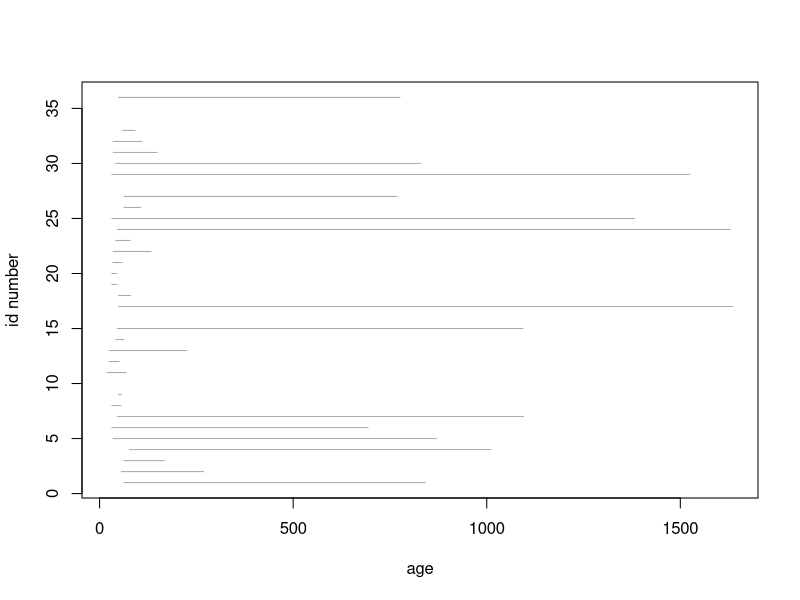

Source code (R): (Note: this script raises an error after producing the figure.)
#' ---
#' title: "Crane Survival Analysis" 
#' output: html_document
#' ---
#' 
#' Load libraries
#+ warning=FALSE, message=FALSE
library(KMsurv)
library(survival)
library(gtools)
library(Epi)
library(coda)
library(splines)
library(arm)
library(boot)
library(dplyr)

#' Read in data
colt.dat<-read.csv("raw_data/fates_table.csv")

#' Check fates to make sure that data are entered correctly.
#' Note: there were 4 individuals that died or were censored on the same day 
#' they were captured
colt.dat %>% filter(age_at_fate_days <= Cap.age.days)

#' Change the age_at_fate_days for these individuals so that they die mid-way
#' through the day
colt.dat$age_at_fate_days<-with(colt.dat, ifelse(age_at_fate_days <= Cap.age.days, 
                                  age_at_fate_days + 0.5, age_at_fate_days))

#' ## GLM survival model 
#' 
#' ### First, create daily records using the splitLexis function
Colt.Lexis<-read.csv("raw_data/fates_table.csv", header=TRUE)
spl.dat<-Lexis(entry=list(age=Cap.age.days),exit=list(age=age_at_fate_days),exit.status = censor, data=Colt.Lexis)
plot(spl.dat)
age.days<-seq(0,365,1)
dayobs<-splitLexis(spl.dat,breaks=age.days,time.scale="age")
dayobs$Fail<-factor(dayobs$lex.Xst)
write.csv(dayobs,file = "data_product/dayobs.csv",row.names=TRUE)
options(na.action = "na.fail")

#' ### Fit models.
#' 
#' Note, using more htan 1 df results in warnings that 
#' the models result in fitted probabilities with 0 or 1, indicative
#' of problems with complete separation. So, only use age as linear effect.
m1.age <- glm(Fail ~ age, family = binomial(link=cloglog), data=dayobs)
 
#' Estimate the probability survive each day, given alive at start of the day.
#' Start predicting at 2.7 weeks (or, min left truncation time)
age<-seq(round(7*2.7), 365, 1) 
pred.m.age<-1 - predict(m1.age, type = "resp",data.frame(age=age)) 
St.m.age <- c(1, cumprod(pred.m.age))
age2<-c(18, age) # to allow plot of survival to age 19, given alive on day 18

 
#' ### Use a bootstrap to calculate 95% CIs 
#' 
#' Set up information to hold the bootstrap results
nsims = 500 # number of bootstraps
dayobs$Fail<-factor(dayobs$lex.Xst)

#' Store results in Shat (for survival curve) and hhat for hazard curve
Shat <- matrix(NA, nrow = 348, ncol = nsims) 
hhat <- matrix(NA, nrow = 347, ncol = nsims) 
uid <- unique(dayobs$colt_ID) 
nID <- length(uid) 
for(ii in 1:nsims){
  bootIDs <- data.frame(colt_ID = sample(x = uid, size = nID, replace = TRUE))
  bootDat <- merge(bootIDs, dayobs)
  dailyS <- glm(Fail ~ age, family = binomial(link=cloglog), data=bootDat)
  dailySP <- 1 - predict(dailyS, type = "resp",data.frame(age = seq(round(7*2.7), 365, 1)))
  cum.boot <- c(1, cumprod(dailySP))
  Shat[,ii]<-cum.boot
  hhat[,ii]<-dailySP
}  

#' Calculate confidence intervals for Shat (CIs) and hhat (m.CIs)
CIs<-apply(as.matrix(Shat), 1, function(x){quantile(x,probs=c(0.025,0.975))})
m.CIs<-apply(as.matrix(hhat), 1, function(x){quantile(x,probs=c(0.025,0.975))})

#' ## KM survival
#' 
#'  Make sure all records are complete for entry and exit dates & censor indicator
colt.dat %>% select("Cap.age.days", "age_at_fate_days", "censor") %>% complete.cases

#' Inspect the one obs with incomplete data
ind<-colt.dat %>% select("Cap.age.days", "age_at_fate_days", "censor") %>% 
      complete.cases 
colt.dat[ind==FALSE,]

#' Drop this obs when fitting model
colt <- survfit(Surv(Cap.age.days, age_at_fate_days, censor) ~ 1, data=colt.dat[ind,])
(kmfit<-summary(colt))

#' Create data set for plotting starting at 2.7 weeks = 19 days
#+ fig.keep="last" 
kmdat<-data.frame(time=c(19, kmfit$time), survival=c(1, kmfit$surv), 
                  lowCI=c(1,kmfit$lower), upCI=c(1, kmfit$upper))
  
#' Plot in a single 2-panel fig.   
#+ fig.height=6.5, fig.width=10, fig.keep="last" 
par(mfrow=c(1,2), bty="L")
par(mar=c(5,6,4,1)+0.1)
plot(age2, St.m.age, type="l",lwd=2,ylim=c(0,1),xlab="Age (days)",
     ylab=expression(paste(hat(italic(S)),"(t) | ",italic(S),"(19)=1")), xlim=c(18, 100)) #italics S-hat
lines(age2, CIs[1,], lty=5,lwd=2)
lines(age2, CIs[2,], lty=5,lwd=2)
lines(kmdat$time, kmdat$survival, col="red", type="s", lwd=1.5)
lines(kmdat$time, kmdat$lowCI, col="red", type="s", lty=2)
lines(kmdat$time, kmdat$upCI, col="red", type="s", lty=2)
legend("topright", legend=c("A"),bty="n")
plot(age, 1-(pred.m.age),type="l", 
     lwd=2,ylab="Daily mortality hazard", xlab="Age (days)",
      xlim=c(19, 100))
lines(age, 1-m.CIs[1,], lty=3, lwd=2)
lines(age, 1-m.CIs[2,], lty=3, lwd=2)
legend("topright", legend=c("B"),bty="n")
 
